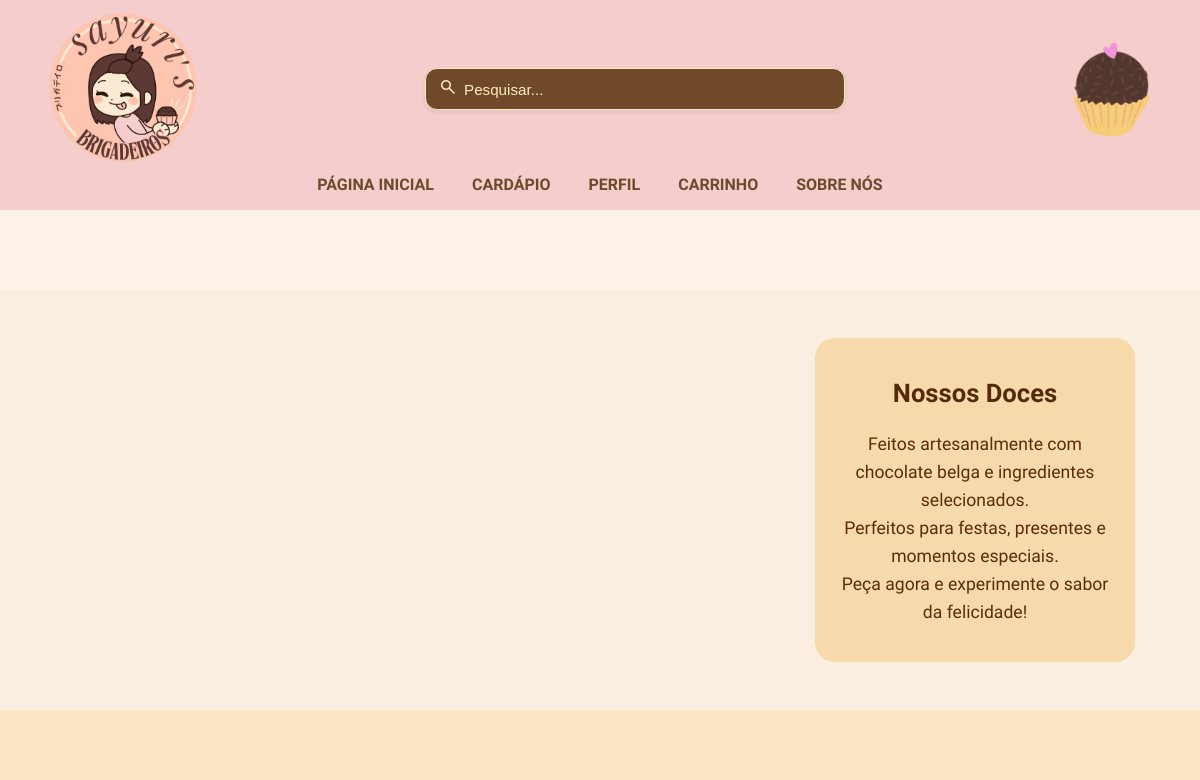
The app's page / (upper part), older data.
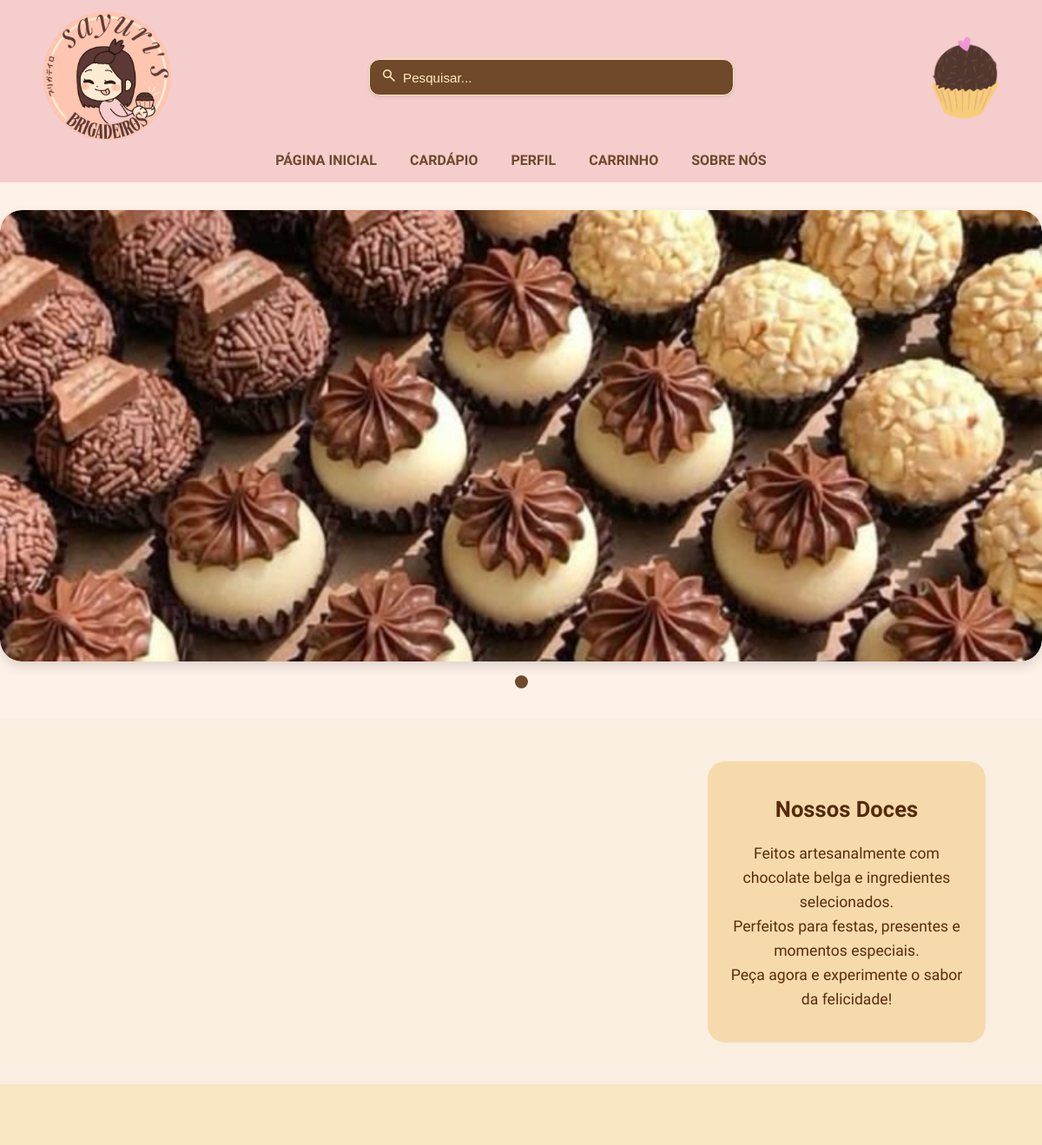
The same page, newer data.
### produtos/models.py (models this page shows, shortened)
class Banner(models.Model):
    imagem = models.ImageField(upload_to='banners/')
    titulo = models.CharField(max_length=100, blank=True, null=True)

### produtos/views.py (the view)
# urls.py: path('', views.index, name='index'),
def index(request):
    banners = Banner.objects.all()[:3]  # 3 imagens do carrossel
    fotos = FotoGaleria.objects.all()   # todas as imagens da galeria
    return render(request, 'index.html', {'banners': banners, 'fotos': fotos})

### produtos/templates/index.html (shortened to what this page needs)
{% load static %}
<!DOCTYPE html>
<html lang="pt-BR">
<head>
  <link rel="stylesheet" href="{% static 'CSS/base.css' %}">
  <link rel="stylesheet" href="{% static 'CSS/carrosselegaleria.css' %}">
  <link rel="stylesheet" href="{% static 'CSS/search.css' %}">
  <link rel="stylesheet" href="{% static 'CSS/sobrenos.css' %}">
</head>
<body>
  <header class="main-header">
    <div class="container header-grid">
      <a href="{% url 'index' %}" class="brand">
        <img src="{% static 'src/TCC.png' %}" alt="Logo Sayuri's Brigadeiros" class="fotologo">
      </a>
      <div class="search-wrapper">
        <div class="search" id="search">
          <label for="searchInput">
            <span class="material-symbols-outlined">search</span>
          </label>
          <input class="searchInput" type="search" id="searchInput" placeholder="Pesquisar...">
        </div>
      </div>
      <img src="{% static 'src/ICONS.png' %}" alt="Brigadeiro" class="brigadeiro">
    </div>
    <nav class="menu-opcoes">
      <ul class="container nav-list">
        <li><a href="{% url 'index' %}">PÁGINA INICIAL</a></li>
        <li><a href="{% url 'cardapio' %}">CARDÁPIO</a></li>
        <li><a href="{% url 'perfil' %}">PERFIL</a></li>
        <li><a href="{% url 'carrinho' %}">CARRINHO</a></li>
        <li><a href="#sobrenos_slide" class="scroll-link">SOBRE NÓS</a></li>
      </ul>
    </nav>
  </header>
  <main>
    <section class="carrossel">
      <div class="carousel-container">
        {% for banner in banners %}
          <div class="slide">
            <img src="{{ banner.imagem.url }}" alt="{{ banner.titulo }}">
          </div>
        {% endfor %}
      </div>
      <div class="dots">
        {% for banner in banners %}
          <span class="dot"></span>
        {% endfor %}
      </div>
    </section>
    <section class="galeria">
      <div class="galeria-grid">
        <div class="galeria-texto">
          <h3>Nossos Doces</h3>
          <p>Feitos artesanalmente com chocolate belga e ingredientes selecionados.</p>
          <p>Perfeitos para festas, presentes e momentos especiais.</p>
          <p>Peça agora e experimente o sabor da felicidade!</p>
        </div>
      </div>
    </section>
    <section class="sobrenos_slide">
    </section>
  </main>
</body>
</html>

Row changes from the older to the newer data that the page shows:
added Banner: imagem (picture)
